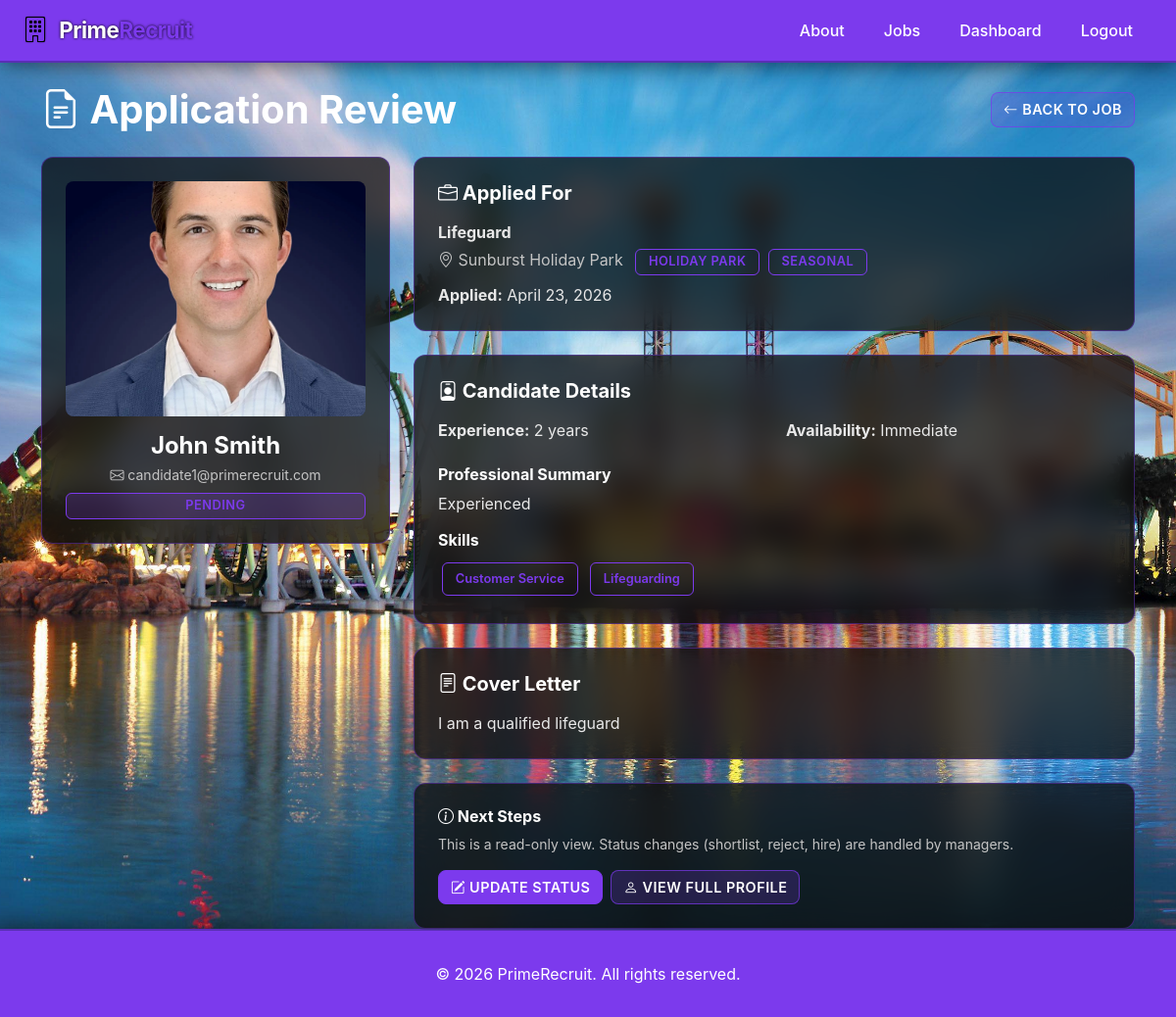
/applications/1/ (signed in), run on an earlier commit of the app's database.
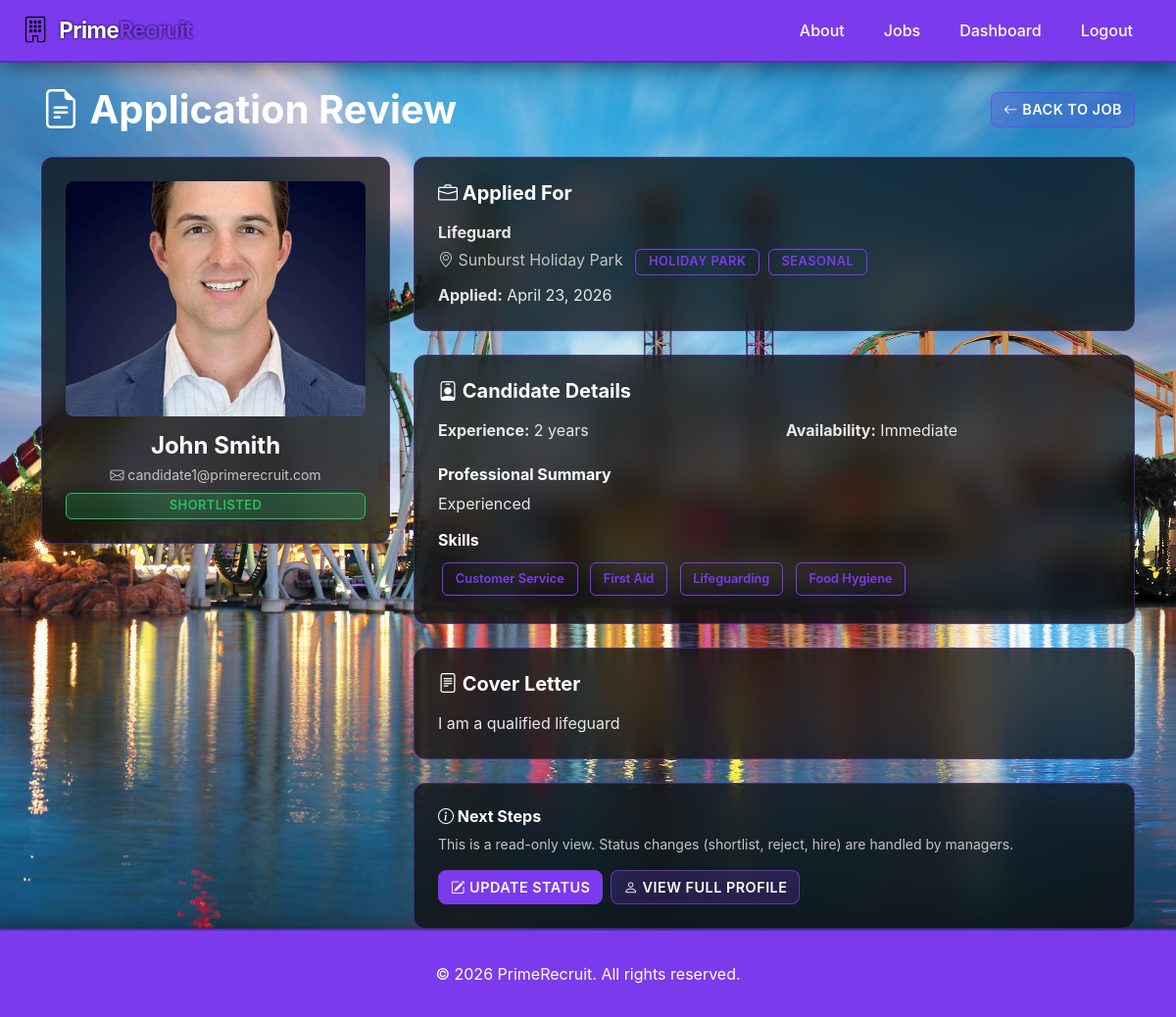
And on a later commit of the database.
### recruitment/models.py (models this page shows, shortened)
class Application(models.Model):
    STATUS_CHOICES = [
        ('pending', 'Pending'),
        ('shortlisted', 'Shortlisted'),
        ('rejected', 'Rejected'),
        ('hired', 'Hired'),
    ]
    candidate = models.ForeignKey(Candidate, on_delete=models.CASCADE)
    job = models.ForeignKey(JobListing, on_delete=models.CASCADE)
    cover_letter = models.TextField()
    status = models.CharField(
        max_length=20, choices=STATUS_CHOICES, default='pending')
    applied_at = models.DateTimeField(auto_now_add=True)
    class Meta:
        unique_together = ('candidate', 'job')

class Skill(models.Model):
    CATEGORY_CHOICES = [
        ('technical', 'Technical'),
        ('physical', 'Physical'),
        ('customer_service', 'Customer Service'),
        ('safety', 'Safety'),
    ]
    name = models.CharField(max_length=100)
    category = models.CharField(max_length=50, choices=CATEGORY_CHOICES)

class Candidate(models.Model):
    AVAILABILITY_CHOICES = [
        ('immediate', 'Immediate'),
        ('two_weeks', 'Two Weeks'),
        ('one_month', 'One Month'),
    ]
    user = models.OneToOneField(User, on_delete=models.CASCADE)
    first_name = models.CharField(max_length=100)
    last_name = models.CharField(max_length=100)
    age = models.IntegerField(default=0, blank=True)
    experience_years = models.IntegerField(default=0)
    cv_summary = models.TextField()
    availability = models.CharField(
        max_length=20, choices=AVAILABILITY_CHOICES)
    skills = models.ManyToManyField(Skill, blank=True)
    profile_image = models.ImageField(upload_to='candidates/', null=True, blank=True)
    created_at = models.DateTimeField(auto_now_add=True)

class JobListing(models.Model):
    VENUE_CHOICES = [
        ('holiday_park', 'Holiday Park'),
        ('theme_park', 'Theme Park'),
        ('resort', 'Resort'),
        ('adventure_park', 'Adventure Park'),
    ]
    TYPE_CHOICES = [
        ('full_time', 'Full Time'),
        ('part_time', 'Part Time'),
        ('seasonal', 'Seasonal'),
    ]
    STATUS_CHOICES = [
        ('open', 'Open'),
        ('closed', 'Closed'),
    ]
    title = models.CharField(max_length=200)
    venue_name = models.CharField(max_length=200)
    venue_type = models.CharField(max_length=50, choices=VENUE_CHOICES)
    description = models.TextField()
    employment_type = models.CharField(max_length=20, choices=TYPE_CHOICES)
    salary = models.DecimalField(max_digits=8, decimal_places=2)
    status = models.CharField(
        max_length=10, choices=STATUS_CHOICES, default='open')
    venue_image = models.ImageField(upload_to='venues/', null=True, blank=True)
    created_by = models.ForeignKey(User, on_delete=models.CASCADE)
    created_at = models.DateTimeField(auto_now_add=True)

### recruitment/job_views.py (the view)
# urls.py: path('applications/<int:pk>/', job_views.application_detail,
@login_required
def application_detail(request, pk):
    app = get_object_or_404(Application, pk=pk)
    profile = get_profile(request.user)
    is_manager = profile and profile.role == 'manager'
    if not request.user.is_superuser and not is_manager and app.job.created_by != request.user:
        return render(request, 'recruitment/denied.html', status=403)
    context = {'application': app}
    return render(request, 'recruitment/application_detail.html', context)

### recruitment/job_views.py (called while the page is built)
def get_profile(user):
    try:
        return UserProfile.objects.get(user=user)
    except UserProfile.DoesNotExist:
        return None

### recruitment/templates/recruitment/application_detail.html (shortened to what the changed rows need)
{% extends 'recruitment/base.html' %}
{% load static %}
{% block content %}
<div class="container mt-4">
    <div class="d-flex justify-content-between align-items-center mb-4">
        <h1 class="mb-0"><i class="bi bi-file-earmark-text"></i> Application Review</h1>
    </div>
    <div class="row g-4">
        <div class="col-md-4">
            <div class="card p-4 text-center">
                <img src="{% if application.candidate.profile_image %}{{ application.candidate.profile_image.url }}{% else %}{% static 'images/candidate_default.jpg' %}{% endif %}"
                     alt="{{ application.candidate.first_name }}"
                     class="mb-3"
                     style="width: 100%; max-height: 240px; object-fit: cover; border-radius: 8px;">
                <h4 class="mb-1">{{ application.candidate.first_name }} {{ application.candidate.last_name }}</h4>
                <p class="text-muted small mb-2">
                    <i class="bi bi-envelope"></i> {{ application.candidate.user.email }}
                </p>
                <span class="badge badge-{{ application.status }}">
                    {{ application.get_status_display }}
                </span>
            </div>
        </div>
        <div class="col-md-8">
            <div class="card p-4 mb-4">
                <h5 class="mb-3"><i class="bi bi-briefcase"></i> Applied For</h5>
                <p class="mb-1"><strong>{{ application.job.title }}</strong></p>
                <p class="text-muted mb-2">
                    <i class="bi bi-geo-alt"></i> {{ application.job.venue_name }}
                    <span class="badge ms-2">{{ application.job.get_venue_type_display }}</span>
                    <span class="badge ms-1">{{ application.job.get_employment_type_display }}</span>
                </p>
                <p class="mb-0"><strong>Applied:</strong> {{ application.applied_at|date:"F d, Y" }}</p>
            </div>
            <div class="card p-4 mb-4">
                <h5 class="mb-3"><i class="bi bi-person-badge"></i> Candidate Details</h5>
                <div class="row">
                    <div class="col-sm-6 mb-2">
                        <strong>Experience:</strong>
                        {{ application.candidate.experience_years }} year{{ application.candidate.experience_years|pluralize }}
                    </div>
                    <div class="col-sm-6 mb-2">
                        <strong>Availability:</strong>
                        {{ application.candidate.get_availability_display }}
                    </div>
                </div>
                <h6 class="mt-3 mb-2">Professional Summary</h6>
                <p class="mb-3">{{ application.candidate.cv_summary|default:"No summary provided." }}</p>
                <h6 class="mb-2">Skills</h6>
                <div>
                    {% if application.candidate.skills.all %}
                        {% for skill in application.candidate.skills.all %}
                            <span class="badge-skill">{{ skill.name }}</span>
                        {% endfor %}
                    {% else %}
                        <p class="text-muted mb-0">No skills listed</p>
                    {% endif %}
                </div>
            </div>
            <div class="card p-4 mb-4">
                <h5 class="mb-3"><i class="bi bi-file-text"></i> Cover Letter</h5>
                <p style="white-space: pre-wrap; margin-bottom: 0;">{{ application.cover_letter }}</p>
            </div>
        </div>
    </div>
</div>
{% endblock %}

What changed in the data, as far as the page shows it:
changed Application "I am a qualified lifeguard": status "PENDING" → "SHORTLISTED"
now on this page (row unchanged): Skill: name "First Aid"
now on this page (row unchanged): Skill: name "Food Hygiene"
